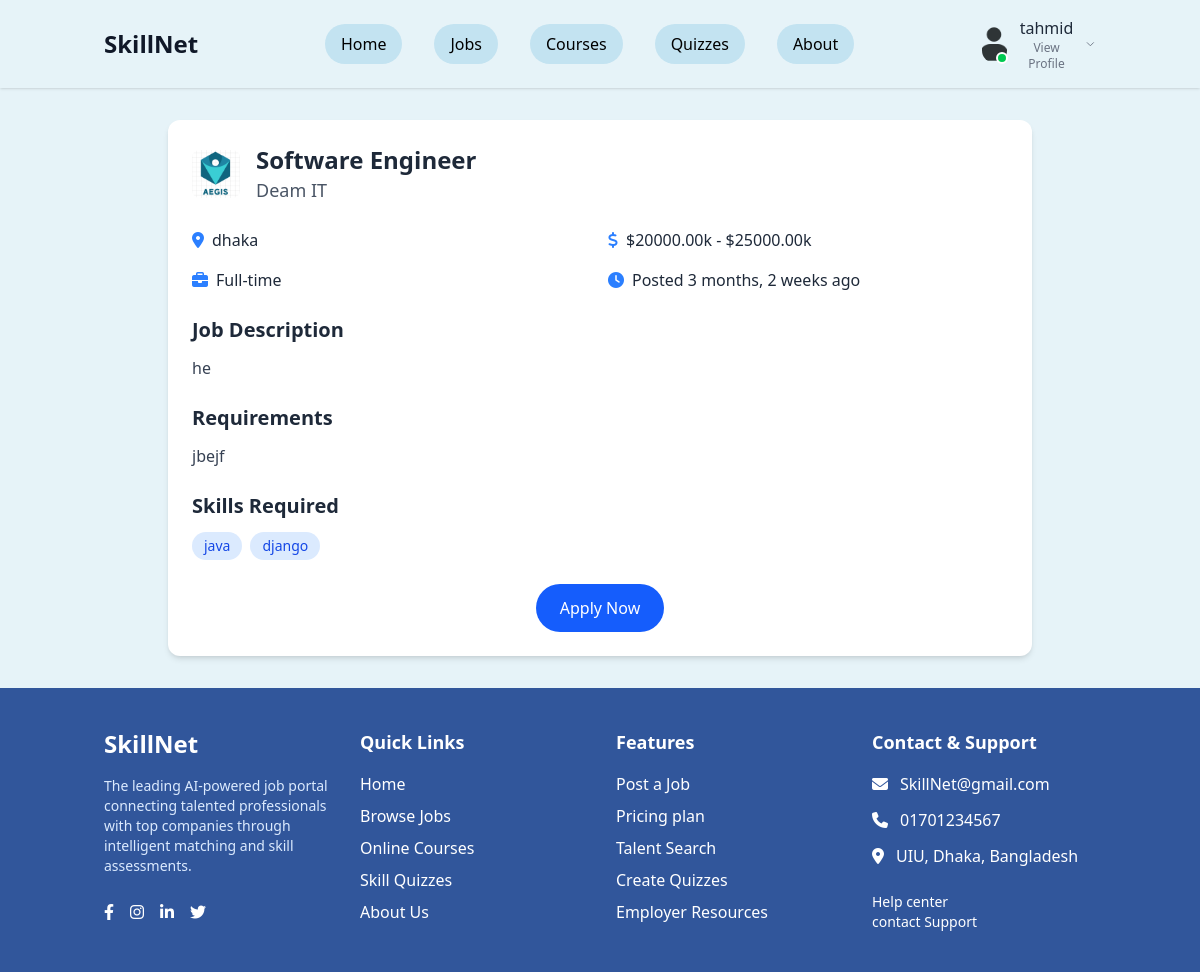
The page /jobs/1/ (signed in) on the database its author committed.
### app/models.py (models this page shows, shortened)
class Job(models.Model):
    JOB_TYPES = [
        ('full_time', 'Full-time'),
        ('part_time', 'Part-time'),
        ('contract', 'Contract'),
        ('internship', 'Internship'),
    ]
    EXPERIENCE_LEVELS = [
        ('entry', 'Entry-level'),
        ('mid', 'Mid-level'),
        ('senior', 'Senior'),
        ('top', 'Top-level'),
    ]
    WORK_MODES = [
        ('remote', 'Remote'),
        ('office', 'Office'),
        ('hybrid', 'Hybrid'),
    ]
    title = models.CharField(max_length=200)
    company = models.ForeignKey(Company, on_delete=models.CASCADE)
    location = models.CharField(max_length=100)
    salary_min = models.DecimalField(max_digits=10, decimal_places=2)
    salary_max = models.DecimalField(max_digits=10, decimal_places=2)
    job_type = models.CharField(max_length=20, choices=JOB_TYPES, default='full_time')
    experience_level = models.CharField(max_length=20, choices=EXPERIENCE_LEVELS, default='mid')
    work_mode = models.CharField(max_length=20, choices=WORK_MODES, default='office')
    description = models.TextField()
    requirements = models.TextField()
    skills_required = models.CharField(max_length=500)
    posted_date = models.DateTimeField(auto_now_add=True)
    is_active = models.BooleanField(default=True)
    category = models.CharField(max_length=100, default='General')
    def get_salary_range(self):
        return f"${self.salary_min}k - ${self.salary_max}k"
    def get_skills_list(self):
        return [skill.strip() for skill in self.skills_required.split(',')]

class Company(models.Model):
    name = models.CharField(max_length=200)
    logo = models.ImageField(upload_to='company_logos/', blank=True, null=True)
    description = models.TextField(blank=True)

### app/views.py (the view)
# urls.py: path('jobs/<int:job_id>/', views.job_detail, name='job_detail'),
def job_detail(request, job_id):
    job = get_object_or_404(Job, id=job_id, is_active=True)
    context = {
        'job': job,
    }
    return render(request, 'jobs/job_detail.html', context)

### static/templates/jobs/job_detail.html
{% extends 'base.html' %}
{% block content %}
<div class="container mx-auto px-4 py-8 max-w-4xl">
  <div class="bg-white rounded-xl shadow-md p-6">
    <div class="flex items-center mb-6">
      <img src="{{ job.company.logo.url }}"
              alt="{{ job.company.name }}"
              class="mr-4 rounded-lg h-12 w-12 object-cover overflow-hidden" />
      <div>
        <h1 class="text-2xl font-bold">{{ job.title }}</h1>
        <p class="text-lg text-gray-600">{{ job.company.name }}</p>
      </div>
    </div>
    <div class="grid grid-cols-1 md:grid-cols-2 gap-4 mb-6">
      <div class="flex items-center">
        <i class="fas fa-map-marker-alt text-blue-500 mr-2"></i>
        <span>{{ job.location }}</span>
      </div>
      <div class="flex items-center">
        <i class="fas fa-dollar-sign text-blue-500 mr-2"></i>
        <span>{{ job.get_salary_range }}</span>
      </div>
      <div class="flex items-center">
        <i class="fas fa-briefcase text-blue-500 mr-2"></i>
        <span>{{ job.get_job_type_display }}</span>
      </div>
      <div class="flex items-center">
        <i class="fas fa-clock text-blue-500 mr-2"></i>
        <span>Posted {{ job.posted_date|timesince }} ago</span>
      </div>
    </div>
    <div class="mb-6">
      <h2 class="text-xl font-bold mb-3">Job Description</h2>
      <p class="text-gray-700">{{ job.description }}</p>
    </div>
    <div class="mb-6">
      <h2 class="text-xl font-bold mb-3">Requirements</h2>
      <p class="text-gray-700">{{ job.requirements }}</p>
    </div>
    <div class="mb-6">
      <h2 class="text-xl font-bold mb-3">Skills Required</h2>
      <div class="flex flex-wrap gap-2">
        {% for skill in job.get_skills_list %}
        <span class="bg-blue-100 text-blue-700 px-3 py-1 rounded-full text-sm">{{ skill }}</span>
        {% endfor %}
      </div>
    </div>
    <div class="text-center">
      <a href="{% url 'app:apply_job' job.id %}" class="px-6 py-3 inline-block bg-blue-600 text-white rounded-full hover:bg-blue-700 transition">Apply Now</a>
    </div>
  </div>
</div>
{% endblock %}

### static/templates/nav/nav.html (shortened to what this page needs)
<header class="bg-[#E6F3F8] shadow-sm sticky top-0 z-50">
  <div class="container mx-auto px-4 py-4 flex items-center justify-between">
    <a href="/" class="text-2xl font-bold text-gray-900">SkillNet</a>
<div class="w-full flex justify-center">
  <nav class="hidden md:flex space-x-8">
    <a href="/" class="px-4 py-2 rounded-full bg-[#C3E3F1] text-black hover:bg-blue-100 transition">Home</a>
    <a href="/jobs" class="px-4 py-2 rounded-full bg-[#C3E3F1] text-black hover:bg-blue-100 transition">Jobs</a>
    <a href="/courses" class="px-4 py-2 rounded-full bg-[#C3E3F1] text-black hover:bg-blue-100 transition">Courses</a>
    <a href="/quizzes" class="px-4 py-2 rounded-full bg-[#C3E3F1] text-black hover:bg-blue-100 transition">Quizzes</a>
    <a href="/about" class="px-4 py-2 rounded-full bg-[#C3E3F1] text-black hover:bg-blue-100 transition">About</a>
  </nav>
</div>
    <div class="flex items-center space-x-4">
      {% if user.is_authenticated %}
        <div x-data="{ open: false }" class="relative">
          <button @click="open = !open" class="flex items-center space-x-3 focus:outline-none group">
            <div class="relative">
              <img src="{{ user.profile.image.url|default:'/static/images/default-avatar.png' }}"
                   alt="Profile"
                   class="w-10 h-10 rounded-full object-cover border-1 border-transparent group-hover:border-black transition-colors">
              <div class="absolute bottom-0 right-0 w-3 h-3 bg-green-500 rounded-full border-2 border-white"></div>
            </div>
            <div class="hidden md:flex flex-col items-start">
              <span class="font-medium text-gray-800">{{ user.username }}</span>
              <span class="text-xs text-gray-500">View Profile</span>
            </div>
            <svg xmlns="http://www.w3.org/2000/svg"
                 class="h-4 w-4 text-gray-500 transition-transform duration-200"
                 :class="{'rotate-180': open}"
                 fill="none"
                 viewBox="0 0 24 24"
                 stroke="currentColor">
              <path stroke-linecap="round" stroke-linejoin="round" stroke-width="2" d="M19 9l-7 7-7-7" />
            </svg>
          </button>
        </div>
      {% endif %}
    </div>
  </div>
</header>

### rows shown on the page
Job: company.logo (picture), title "Software Engineer", company.name "Deam IT", location "dhaka", get_salary_range "$20000.00k - $25000.00k", job_type "Full-time", posted_date "3 months, 2 weeks", description "he", requirements "jbejf"

### other values the page prints
{{ user.username }} "tahmid"
{{ skill }} "java" "django"
